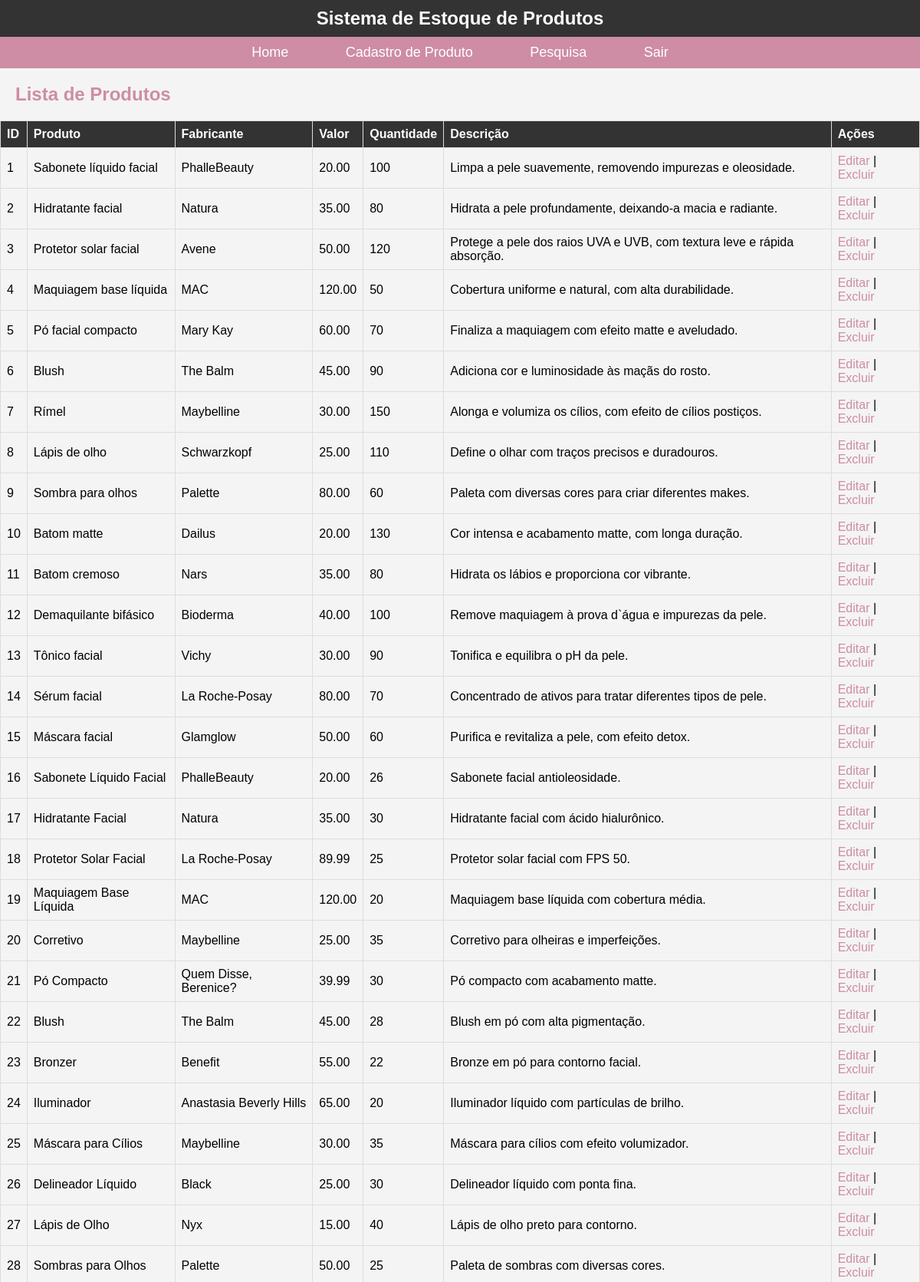
/index.php (signed in, upper part), run on the app's committed database.
### tables this page shows
CREATE TABLE produtos (
    id INT AUTO_INCREMENT PRIMARY KEY,
    produto VARCHAR(255) NOT NULL,
    fabricante VARCHAR(255) NOT NULL,
    valor DECIMAL(10,2) NOT NULL,
    quantidade INT NOT NULL,
    descricao TEXT
);

### index.php (the view, shortened to what this page needs)
<?php
include 'config.php';
$sql = "SELECT * FROM produtos";
$result = $conn->query($sql);
?>
<!DOCTYPE html>
<html lang="pt-br">
<head>
    <link rel="stylesheet" href="styles.css">
</head>
<body>
    <header>
        <h1>Sistema de Estoque de Produtos</h1>
    </header>
    <nav>
        <a href="index.php">Home</a>
        <a href="add_product.php">Cadastro de Produto</a>
        <a href="pesquisa.php">Pesquisa</a>
        <a href="logout.php">Sair</a>
    </nav>
    <main>
        <h2>Lista de Produtos</h2>
        <table>
            <tr>
                <th>ID</th>
                <th>Produto</th>
                <th>Fabricante</th>
                <th>Valor</th>
                <th>Quantidade</th>
                <th>Descrição</th>
                <th>Ações</th>
            </tr>
            <?php
            if ($result->num_rows > 0) {
                while($row = $result->fetch_assoc()) {
                    echo "<tr>
                        <td>{$row['id']}</td>
                        <td>{$row['produto']}</td>
                        <td>{$row['fabricante']}</td>
                        <td>{$row['valor']}</td>
                        <td>{$row['quantidade']}</td>
                        <td>{$row['descricao']}</td>
                        <td>
                            <a href='edit_product.php?id={$row['id']}'>Editar</a> |
                            <a href='#' onclick='confirmDelete({$row['id']})'>Excluir</a>
                        </td>
                    </tr>";
                }
            } else {
                echo "<tr><td colspan='7'>Nenhum produto encontrado</td></tr>";
            }
            ?>
        </table>
    </main>
</body>
</html>

### styles.css (style rules this page uses)
body { font-family: Arial, sans-serif; margin: 0; padding: 0; background-color: #f4f4f4; }
header { background-color: #333; color: white; padding: 10px 0; text-align: center; }
header h1 { margin: 0; font-size: 24px; }
nav { background-color: #ce8ca5; padding: 10px 0; text-align: center; }
nav a { color: white; margin: 0 15px; text-decoration: none; font-size: 18px; transition: color 0.3s, background-color 0.3s; padding: 10px 20px; border-radius: 5px; }
h1 { color: #fbfcfb; }
h2 { color: #ce8ca5; margin-left: 20px; }
a { color: #ce8ca5; text-decoration: none; }
table { width: 100%; border-collapse: collapse; margin-top: 20px; }
table, th, td { border: 1px solid #ddd; }
th, td { padding: 8px; text-align: left; }
th { background-color: #333; color: white; }

### data on the page
produtos: id "1", produto "Sabonete líquido facial", fabricante "PhalleBeauty", valor "20.00", quantidade "100", descricao "Limpa a pele suavemente, removendo impurezas e oleosidade."
produtos: id "2", produto "Hidratante facial", fabricante "Natura", valor "35.00", quantidade "80", descricao "Hidrata a pele profundamente, deixando-a macia e radiante."
produtos: id "3", produto "Protetor solar facial", fabricante "Avene", valor "50.00", quantidade "120", descricao "Protege a pele dos raios UVA e UVB, com textura leve e rápida absorção."
produtos: id "4", produto "Maquiagem base líquida", fabricante "MAC", valor "120.00", quantidade "50", descricao "Cobertura uniforme e natural, com alta durabilidade."
produtos: id "5", produto "Pó facial compacto", fabricante "Mary Kay", valor "60.00", quantidade "70", descricao "Finaliza a maquiagem com efeito matte e aveludado."
produtos: id "6", produto "Blush", fabricante "The Balm", valor "45.00", quantidade "90", descricao "Adiciona cor e luminosidade às maçãs do rosto."
produtos: id "7", produto "Rímel", fabricante "Maybelline", valor "30.00", quantidade "150", descricao "Alonga e volumiza os cílios, com efeito de cílios postiços."
produtos: id "8", produto "Lápis de olho", fabricante "Schwarzkopf", valor "25.00", quantidade "110", descricao "Define o olhar com traços precisos e duradouros."
produtos: id "9", produto "Sombra para olhos", fabricante "Palette", valor "80.00", quantidade "60", descricao "Paleta com diversas cores para criar diferentes makes."
produtos: id "10", produto "Batom matte", fabricante "Dailus", valor "20.00", quantidade "130", descricao "Cor intensa e acabamento matte, com longa duração."
produtos: id "11", produto "Batom cremoso", fabricante "Nars", valor "35.00", quantidade "80", descricao "Hidrata os lábios e proporciona cor vibrante."
produtos: id "12", produto "Demaquilante bifásico", fabricante "Bioderma", valor "40.00", quantidade "100", descricao "Remove maquiagem à prova d`água e impurezas da pele."
produtos: id "13", produto "Tônico facial", fabricante "Vichy", valor "30.00", quantidade "90", descricao "Tonifica e equilibra o pH da pele."
produtos: id "14", produto "Sérum facial", fabricante "La Roche-Posay", valor "80.00", quantidade "70", descricao "Concentrado de ativos para tratar diferentes tipos de pele."
produtos: id "15", produto "Máscara facial", fabricante "Glamglow", valor "50.00", quantidade "60", descricao "Purifica e revitaliza a pele, com efeito detox."
produtos: id "16", produto "Sabonete Líquido Facial", fabricante "PhalleBeauty", valor "20.00", quantidade "26", descricao "Sabonete facial antioleosidade."
produtos: id "17", produto "Hidratante Facial", fabricante "Natura", valor "35.00", quantidade "30", descricao "Hidratante facial com ácido hialurônico."
produtos: id "18", produto "Protetor Solar Facial", fabricante "La Roche-Posay", valor "89.99", quantidade "25", descricao "Protetor solar facial com FPS 50."
produtos: id "19", produto "Maquiagem Base Líquida", fabricante "MAC", valor "120.00", quantidade "20", descricao "Maquiagem base líquida com cobertura média."
produtos: id "20", produto "Corretivo", fabricante "Maybelline", valor "25.00", quantidade "35", descricao "Corretivo para olheiras e imperfeições."
produtos: id "21", produto "Pó Compacto", fabricante "Quem Disse, Berenice?", valor "39.99", quantidade "30", descricao "Pó compacto com acabamento matte."
produtos: id "22", produto "Blush", fabricante "The Balm", valor "45.00", quantidade "28", descricao "Blush em pó com alta pigmentação."
produtos: id "23", produto "Bronzer", fabricante "Benefit", valor "55.00", quantidade "22", descricao "Bronze em pó para contorno facial."
produtos: id "24", produto "Iluminador", fabricante "Anastasia Beverly Hills", valor "65.00", quantidade "20", descricao "Iluminador líquido com partículas de brilho."
produtos: id "25", produto "Máscara para Cílios", fabricante "Maybelline", valor "30.00", quantidade "35", descricao "Máscara para cílios com efeito volumizador."
produtos: id "26", produto "Delineador Líquido", fabricante "Black", valor "25.00", quantidade "30", descricao "Delineador líquido com ponta fina."
produtos: id "27", produto "Lápis de Olho", fabricante "Nyx", valor "15.00", quantidade "40", descricao "Lápis de olho preto para contorno."
produtos: id "28", produto "Sombras para Olhos", fabricante "Palette", valor "50.00", quantidade "25", descricao "Paleta de sombras com diversas cores."
